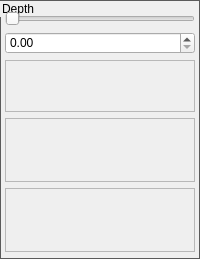
              <widget class="QGroupBox" name="groupBox_13">
               <property name="sizePolicy">
                <sizepolicy hsizetype="Preferred" vsizetype="Minimum">
                 <horstretch>0</horstretch>
                 <verstretch>0</verstretch>
                </sizepolicy>
               </property>
               <property name="minimumSize">
                <size>
                 <width>0</width>
                 <height>250</height>
                </size>
               </property>
               <property name="styleSheet">
                <string notr="true">QGroupBox{
border: 1px solid #5A5A5A;
}</string>
               </property>
               <property name="title">
                <string>Depth</string>
               </property>
               <property name="alignment">
                <set>Qt::AlignLeading|Qt::AlignLeft|Qt::AlignTop</set>
               </property>
               <layout class="QVBoxLayout" name="verticalLayout_21">
                <property name="spacing">
                 <number>6</number>
                </property>
                <property name="leftMargin">
                 <number>4</number>
                </property>
                <property name="topMargin">
                 <number>10</number>
                </property>
                <property name="rightMargin">
                 <number>4</number>
                </property>
                <property name="bottomMargin">
                 <number>6</number>
                </property>
                <item>
                 <widget class="QSlider" name="depthSlider">
                  <property name="maximum">
                   <number>9999</number>
                  </property>
                  <property name="orientation">
                   <enum>Qt::Horizontal</enum>
                  </property>
                 </widget>
                </item>
                <item>
                 <widget class="QDoubleSpinBox" name="depthSpinbox">
                  <property name="decimals">
                   <number>2</number>
                  </property>
                  <property name="singleStep">
                   <double>0.010000000000000</double>
                  </property>
                 </widget>
                </item>
                <item>
                 <widget class="QFrame" name="frame_28">
                  <property name="frameShape">
                   <enum>QFrame::StyledPanel</enum>
                  </property>
                  <property name="frameShadow">
                   <enum>QFrame::Raised</enum>
                  </property>
                  <layout class="QHBoxLayout" name="horizontalLayout_35">
                   <property name="leftMargin">
                    <number>0</number>
                   </property>
                   <property name="topMargin">
                    <number>0</number>
                   </property>
                   <property name="rightMargin">
                    <number>0</number>
                   </property>
                   <property name="bottomMargin">
                    <number>0</number>
                   </property>
                   <item>
                    <widget class="QPushButton" name="setAllDepthBtn">
                     <property name="minimumSize">
                      <size>
                       <width>50</width>
                       <height>50</height>
                      </size>
                     </property>
                     <property name="maximumSize">
                      <size>
                       <width>50</width>
                       <height>50</height>
                      </size>
                     </property>
                     <property name="styleSheet">
                      <string notr="true">QPushButton {
    qproperty-icon: url(&quot; &quot;); /* empty image */
    qproperty-iconSize: 16px 16px; /* space for the background image */
    background-image: url(:/resources/stickfiguredepth_00001.png);
    background-repeat: no-repeat;
	border: 0px solid #5A5A5A;
}
QPushButton:hover{
    background-image: url(:/resources/stickfiguredepth_00002.png);
    background-repeat: no-repeat;
	background-color: rgb(25, 25, 25)
}
QPushButton:pressed{
    background-image: url(:/resources/stickfiguredepth_00003.png);
    background-repeat: no-repeat;
}
</string>
                     </property>
                     <property name="text">
                      <string/>
                     </property>
                    </widget>
                   </item>
                   <item>
                    <widget class="QPushButton" name="setDepthBtn">
                     <property name="minimumSize">
                      <size>
                       <width>50</width>
                       <height>50</height>
                      </size>
                     </property>
                     <property name="maximumSize">
                      <size>
                       <width>50</width>
                       <height>50</height>
                      </size>
                     </property>
                     <property name="styleSheet">
                      <string notr="true">QPushButton {
    qproperty-icon: url(&quot; &quot;); /* empty image */
    qproperty-iconSize: 16px 16px; /* space for the background image */
    background-image: url(:/resources/stickdepth_00001.png);
    background-repeat: no-repeat;
	border: 0px solid #5A5A5A;
}
QPushButton:hover{
    background-image: url(:/resources/stickdepth_00002.png);
    background-repeat: no-repeat;
	background-color: rgb(25, 25, 25)
}
QPushButton:pressed{
    background-image: url(:/resources/stickdepth_00003.png);
    background-repeat: no-repeat;
}
</string>
                     </property>
                     <property name="text">
                      <string/>
                     </property>
                    </widget>
                   </item>
                  </layout>
                 </widget>
                </item>
                <item>
                 <widget class="QFrame" name="frame_41">
                  <property name="frameShape">
                   <enum>QFrame::StyledPanel</enum>
                  </property>
                  <property name="frameShadow">
                   <enum>QFrame::Raised</enum>
                  </property>
                  <layout class="QHBoxLayout" name="horizontalLayout_47">
                   <property name="leftMargin">
                    <number>0</number>
                   </property>
                   <property name="topMargin">
                    <number>0</number>
                   </property>
                   <property name="rightMargin">
                    <number>0</number>
                   </property>
                   <property name="bottomMargin">
                    <number>12</number>
                   </property>
                   <item>
                    <widget class="QPushButton" name="moveStickUp">
                     <property name="minimumSize">
                      <size>
                       <width>50</width>
                       <height>50</height>
                      </size>
                     </property>
                     <property name="styleSheet">
                      <string notr="true">QPushButton {
    qproperty-icon: url(&quot; &quot;); /* empty image */
    qproperty-iconSize: 16px 16px; /* space for the background image */
    background-image: url(:/resources/singletopstick_00001.png);
    background-repeat: no-repeat;
	border: 0px solid #5A5A5A;
}
QPushButton:hover{
    background-image: url(:/resources/singletopstick_00002.png);
    background-repeat: no-repeat;
	background-color: rgb(25, 25, 25)
}
QPushButton:pressed{
    background-image: url(:/resources/singletopstick_00003.png);
    background-repeat: no-repeat;
}
</string>
                     </property>
                     <property name="text">
                      <string/>
                     </property>
                    </widget>
                   </item>
                   <item>
                    <widget class="QPushButton" name="moveStickDown">
                     <property name="minimumSize">
                      <size>
                       <width>50</width>
                       <height>50</height>
                      </size>
                     </property>
                     <property name="styleSheet">
                      <string notr="true">QPushButton {
    qproperty-icon: url(&quot; &quot;); /* empty image */
    qproperty-iconSize: 16px 16px; /* space for the background image */
    background-image: url(:/resources/singlebottomstick_00001.png);
    background-repeat: no-repeat;
	border: 0px solid #5A5A5A;
}
QPushButton:hover{
    background-image: url(:/resources/singlebottomstick_00002.png);
    background-repeat: no-repeat;
	background-color: rgb(25, 25, 25)
}
QPushButton:pressed{
    background-image: url(:/resources/singlebottomstick_00003.png);
    background-repeat: no-repeat;
}
</string>
                     </property>
                     <property name="text">
                      <string/>
                     </property>
                    </widget>
                   </item>
                  </layout>
                 </widget>
                </item>
                <item>
                 <widget class="QFrame" name="frame_29">
                  <property name="frameShape">
                   <enum>QFrame::StyledPanel</enum>
                  </property>
                  <property name="frameShadow">
                   <enum>QFrame::Raised</enum>
                  </property>
                  <layout class="QHBoxLayout" name="horizontalLayout_36">
                   <property name="leftMargin">
                    <number>0</number>
                   </property>
                   <property name="topMargin">
                    <number>0</number>
                   </property>
                   <property name="rightMargin">
                    <number>0</number>
                   </property>
                   <property name="bottomMargin">
                    <number>12</number>
                   </property>
                   <item>
                    <widget class="QPushButton" name="pushToTopBtn">
                     <property name="minimumSize">
                      <size>
                       <width>50</width>
                       <height>50</height>
                      </size>
                     </property>
                     <property name="maximumSize">
                      <size>
                       <width>50</width>
                       <height>50</height>
                      </size>
                     </property>
                     <property name="styleSheet">
                      <string notr="true">QPushButton {
    qproperty-icon: url(&quot; &quot;); /* empty image */
    qproperty-iconSize: 16px 16px; /* space for the background image */
    background-image: url(:/resources/sticktotop_00001.png);
    background-repeat: no-repeat;
	border: 0px solid #5A5A5A;
}
QPushButton:hover{
    background-image: url(:/resources/sticktotop_00002.png);
    background-repeat: no-repeat;
	background-color: rgb(25, 25, 25)
}
QPushButton:pressed{
    background-image: url(:/resources/sticktotop_00003.png);
    background-repeat: no-repeat;
}
</string>
                     </property>
                     <property name="text">
                      <string/>
                     </property>
                    </widget>
                   </item>
                   <item>
                    <widget class="QPushButton" name="pushToButtonBtn">
                     <property name="minimumSize">
                      <size>
                       <width>50</width>
                       <height>50</height>
                      </size>
                     </property>
                     <property name="maximumSize">
                      <size>
                       <width>50</width>
                       <height>50</height>
                      </size>
                     </property>
                     <property name="styleSheet">
                      <string notr="true">QPushButton {
    qproperty-icon: url(&quot; &quot;); /* empty image */
    qproperty-iconSize: 16px 16px; /* space for the background image */
    background-image: url(:/resources/sticktobottom_00001.png);
    background-repeat: no-repeat;
	border: 0px solid #5A5A5A;
}
QPushButton:hover{
    background-image: url(:/resources/sticktobottom_00002.png);
    background-repeat: no-repeat;
	background-color: rgb(25, 25, 25)
}
QPushButton:pressed{
    background-image: url(:/resources/sticktobottom_00003.png);
    background-repeat: no-repeat;
}
</string>
                     </property>
                     <property name="text">
                      <string/>
                     </property>
                    </widget>
                   </item>
                  </layout>
                 </widget>
                </item>
               </layout>
              </widget>
